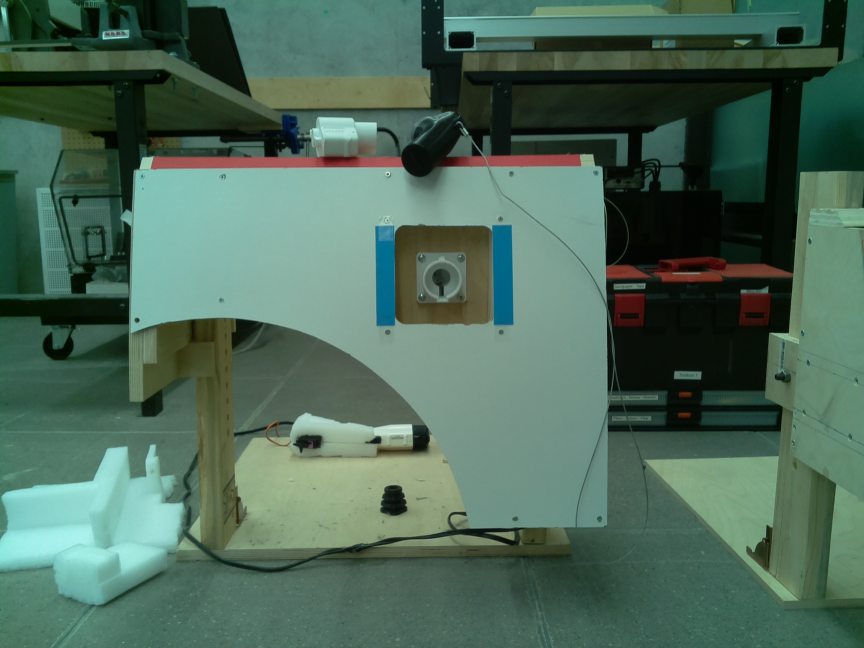
#> input picture vision/align_w_port/l2.jpg, 2592 x 1944 px (shown at 1/3 size)
$ python colour2.py
#> lines starting #> are read from the running program, lines starting #| are printed output that depends on the picture; after the words box and inside, x2 and y2 are one past the last pixel; in counts of white or black regions, pixels touching at a corner belong together
import math
import numpy as np
import cv2 as cv
from statistics import mean

image = cv.imread('l2.jpg')
#> image is the input picture: shape (1944, 2592, 3); mean B, G, R 88.9, 105.1, 75.9

blue = ([95,65,0], [165,180,40])

(lower, upper) = blue
lower = np.array(lower, dtype = "uint8")
upper = np.array(upper, dtype = "uint8")
mask = cv.inRange(image, lower, upper)
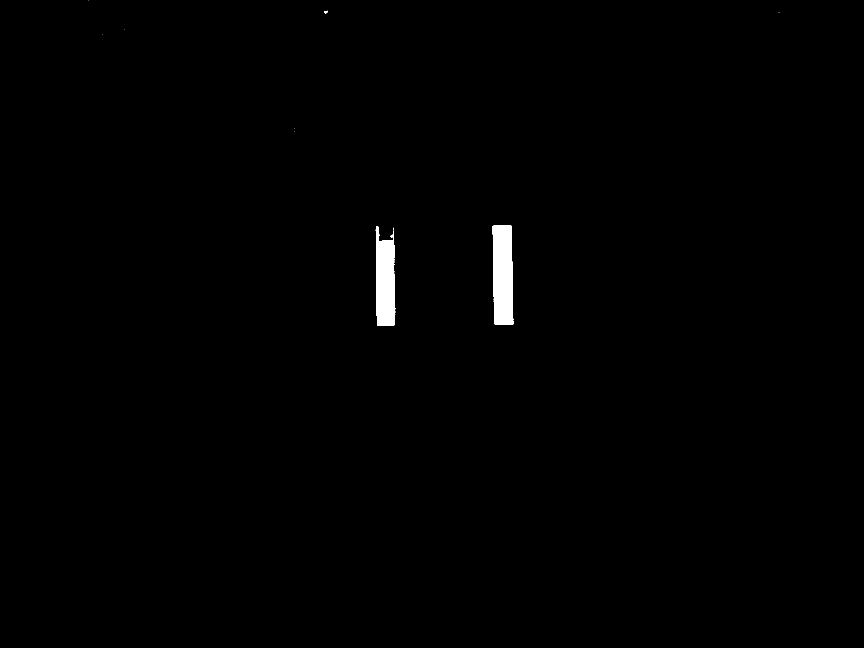
#> mask: shape (1944, 2592) (shown at 1/3 size); 0.62% white; 10 white regions (7 under 20 px), largest, box (x1, y1, x2, y2) and area: (1478, 676, 1540, 974) 16849, (1127, 680, 1186, 977) 14298, (973, 32, 983, 40) 55
output = cv.bitwise_and(image, image, mask = mask)

'''new = cv.resize(crop, (int(2592/3),int(1944/3)))
cv.imshow("Blue only", new)
cv.waitKey(0)'''

dst = cv.Canny(output, 100, 200)
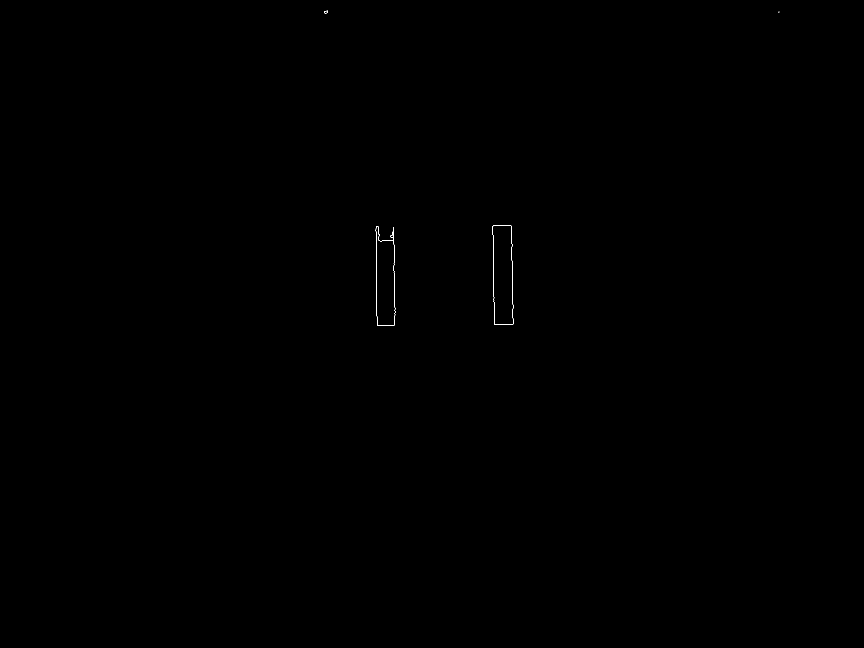
#> dst: shape (1944, 2592) (shown at 1/3 size); 0.03% white in thin lines or dots, all inside (x1, y1, x2, y2) = (972, 32, 2338, 978)

cdstP = cv.cvtColor(dst, cv.COLOR_GRAY2BGR)

lines = cv.HoughLines(dst, 1, np.pi / 180, 100, None, 0, 0)
#> lines = [[-1466, 3.12], [-1114, 3.12], [-1168, 3.12], [-1521, 3.12], [1129, 0]]

data = []

if lines is not None:
    for i in range(0, len(lines)):
        rho = lines[i][0][0]
        theta = lines[i][0][1]
        a = math.cos(theta)
        b = math.sin(theta)
        x0 = a * rho
        y0 = b * rho
        pt1 = (int(x0 + 1000*(-b)), int(y0 + 1000*(a)))
        pt2 = (int(x0 - 1000*(-b)), int(y0 - 1000*(a)))
        angle = abs(np.arctan2(pt1[1] - pt2[1], pt1[0] - pt2[0]) * 180. / np.pi)

        if ((angle > 80) and (angle < 100)):
            data.append(pt1)
            data.append(pt2)
            cv.line(cdstP, pt1, pt2, (0,0,255), 3, cv.LINE_AA)
#> this loop made 5 passes
#> (rho, theta, a, b, x0, y0, pt1, pt2) on passes 1 to 5: (-1466, 3.12, -1, 0.0175, 1465.8, -25.59, (1448, -1025), (1483, 974)), (-1114, 3.12, -1, 0.0175, 1113.8, -19.44, (1096, -1019), (1131, 980)), (-1168, 3.12, -1, 0.0175, 1167.8, -20.38, (1150, -1020), (1185, 979)), (-1521, 3.12, -1, 0.0175, 1520.8, -26.55, (1503, -1026), (1538, 973)), (1129, 0, 1, 0, 1129, 0, (1129, 1000), (1129, -1000))
#> after the loop, data = [(1448, -1025), (1483, 974), (1096, -1019), (1131, 980), (1150, -1020), (1185, 979), (1503, -1026), (1538, 973), (1129, 1000), (1129, -1000)]

data_final = []

for i in range(0,len(data),2):
    temp = (data[i][0] + data[i+1][0])/2
    data_final.append(temp)
#> this loop made 5 passes
#> (i, temp) on passes 3 to 5: (4, 1167.5), (6, 1520.5), (8, 1129)
#> temp on passes 1 to 2: 1465.5, 1113.5
#> after the loop, data_final = [1465.5, 1113.5, 1167.5, 1520.5, 1129]

data_final.sort()

def get_xvals(sorted_list):
    avg_vals = []
    acc = []
    for i in range (1,len(sorted_list)):
        test_a = sorted_list[i-1]
        test_b = sorted_list[i]

        test = test_a/test_b

        acc.append(test_a)
        if test < 0.98:
            temp = mean(acc)
            avg_vals.append(temp)
            acc = []
        if i == (len(sorted_list)-1):
            acc.append(test_b)
            temp = mean(acc)
            avg_vals.append(temp)
            acc = []
#> this loop made 4 passes
#> (test_a, test_b, test, temp) on passes 2 to 4: (1129, 1167.5, 0.967, 1121.2), (1167.5, 1465.5, 0.797, 1167.5), (1465.5, 1520.5, 0.964, 1520.5)
#> (test_a, test_b, test) on pass 1: (1113.5, 1129, 0.986)
#> after the loop, avg_vals = [1121.2, 1167.5, 1465.5, 1520.5]

    for i in avg_vals:
        x1 = avg_vals[0]
        x2 = avg_vals[3]
#> this loop made 4 passes
#> i on passes 1 to 4: 1121.2, 1167.5, 1465.5, 1520.5

    if len(avg_vals) != 4:
        return(-1)

    return([x1, x2])

positions = get_xvals(data_final)
#> positions = [1121.2, 1520.5]

def move(a,b):
    tolerance = 5
    left = a
    right = 2592 - b
    test = left - right
    if test > tolerance:
        return('move left')
    if test < -tolerance:
        return('move right')
    else:
        return('ok!')

print(positions)
#| [1121.25, 1520.5]
print(move(positions[0],positions[1]))
#| move left

new = cv.resize(cdstP, (int(2592/3),int(1944/3)))
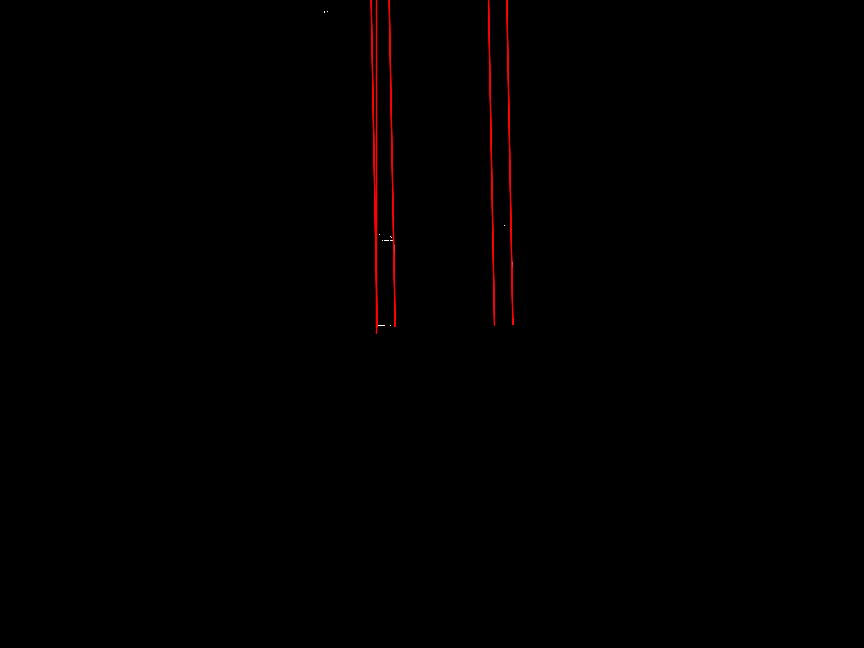
#> new: shape (648, 864, 3); mean B, G, R 0, 0, 1.2
cv.imshow("Detected Lines", new)
cv.waitKey(0)

#sm_image = cv.resize(image, (320,180))
#sm_output = cv.resize(output, (320,180))
#cv.imshow("images", np.hstack([sm_image, sm_output]))
#cv.waitKey(0)'''

$ run again, with vision/align_w_port/l1.jpg copied over vision/align_w_port/l2.jpg
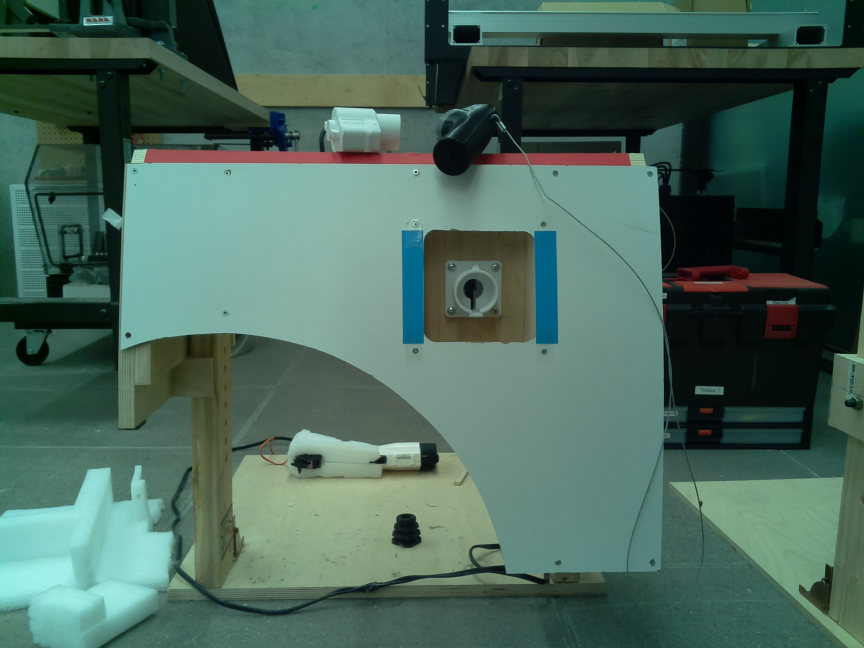
#> input picture vision/align_w_port/l1.jpg, 2592 x 1944 px (shown at 1/3 size)
#> image is the input picture: shape (1944, 2592, 3); mean B, G, R 92, 103.6, 73.7
#> `mask = cv.inRange(image, lower, upper)`:
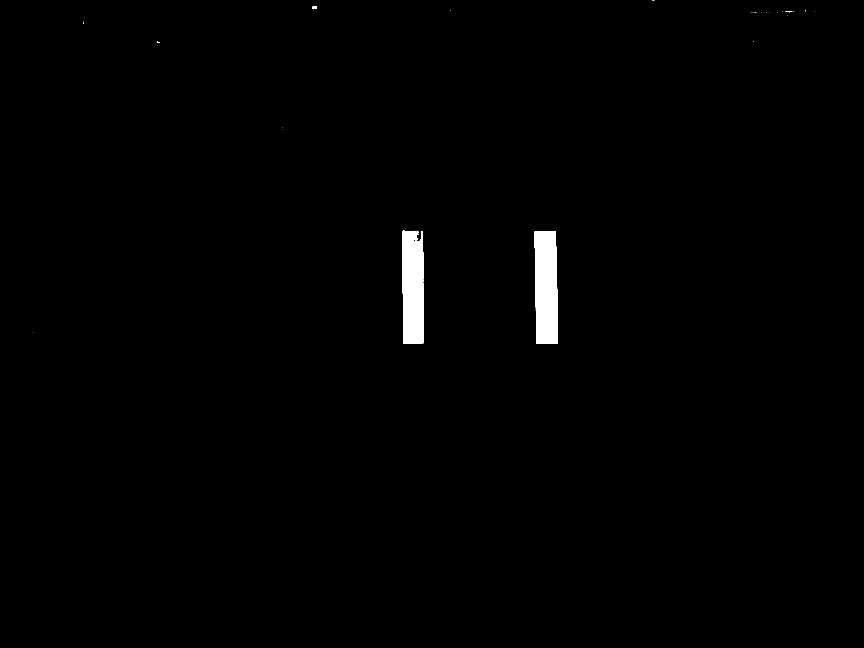
#> mask: shape (1944, 2592) (shown at 1/3 size); 0.84% white; 30 white regions (26 under 20 px), largest, box (x1, y1, x2, y2) and area: (1603, 693, 1674, 1031) 21817, (1207, 692, 1272, 1031) 20538, (937, 18, 951, 28) 111, (2356, 35, 2377, 37) 23
#> dst: shape (1944, 2592); 0.04% white in thin lines or dots, all inside (x1, y1, x2, y2) = (100, 0, 2445, 1032)
#> lines = [[-1591, 3.12], [-1656, 3.12], [1209, 0], [1269, 0], [-1193, 3.12], [-1254, 3.12], [1607, 0]]
#> the loop `for i in range(0, len(lines)):` made 7 passes
#> (rho, theta, a, b, x0, y0, pt1, pt2) on passes 1 to 6: (-1591, 3.12, -1, 0.0175, 1590.8, -27.77, (1573, -1027), (1608, 972)), (-1656, 3.12, -1, 0.0175, 1655.7, -28.9, (1638, -1028), (1673, 970)), (1209, 0, 1, 0, 1209, 0, (1209, 1000), (1209, -1000)), (1269, 0, 1, 0, 1269, 0, (1269, 1000), (1269, -1000)), (-1193, 3.12, -1, 0.0175, 1192.8, -20.82, (1175, -1020), (1210, 979)), (-1254, 3.12, -1, 0.0175, 1253.8, -21.89, (1236, -1021), (1271, 977))
#> after the loop `for i in range(0, len(lines)):`: data = [(1573, -1027), (1608, 972), (1638, -1028), (1673, 970), (1209, 1000), (1209, -1000), (1269, 1000), (1269, -1000), (1175, -1020), (1210, 979), (1236, -1021), (1271, 977), (1607, 1000), (1607, -1000)]
#> the loop `for i in range(0,len(data),2):` made 7 passes
#> (i, temp) on passes 3 to 7: (4, 1209), (6, 1269), (8, 1192.5), (10, 1253.5), (12, 1607)
#> after the loop `for i in range(0,len(data),2):`: data_final = [1590.5, 1655.5, 1209, 1269, 1192.5, 1253.5, 1607]
#> the loop in get_xvals, `for i in range (1,len(sorted_list)):` made 6 passes
#> (test_a, test_b, test, temp) on passes 2, 4, 6: (1209, 1253.5, 0.964, 1200.8), (1269, 1590.5, 0.798, 1261.2), (1607, 1655.5, 0.971, 1655.5)
#> after the loop in get_xvals, `for i in range (1,len(sorted_list)):`: avg_vals = [1200.8, 1261.2, 1598.8, 1655.5]
#> the loop in get_xvals, `for i in avg_vals:` made 4 passes
#> i on passes 1 to 4: 1200.8, 1261.2, 1598.8, 1655.5
#> positions = [1200.8, 1655.5]
#| [1200.75, 1655.5]
#| move left
#> `new = cv.resize(cdstP, (int(2592/3),int(1944/3)))`:
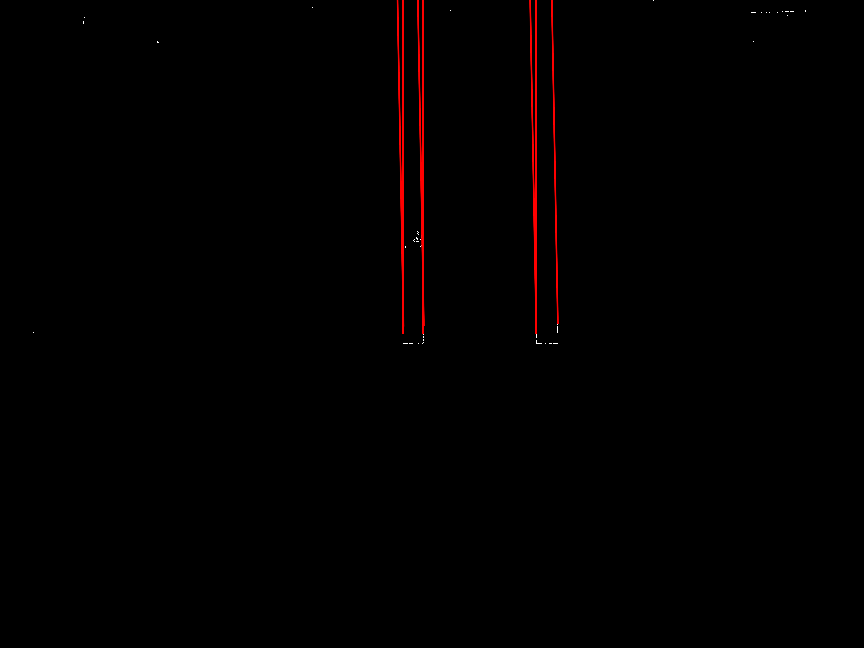
#> new: shape (648, 864, 3); mean B, G, R 0, 0, 1.8

$ run again, with vision/align_w_port/l4.jpg copied over vision/align_w_port/l2.jpg
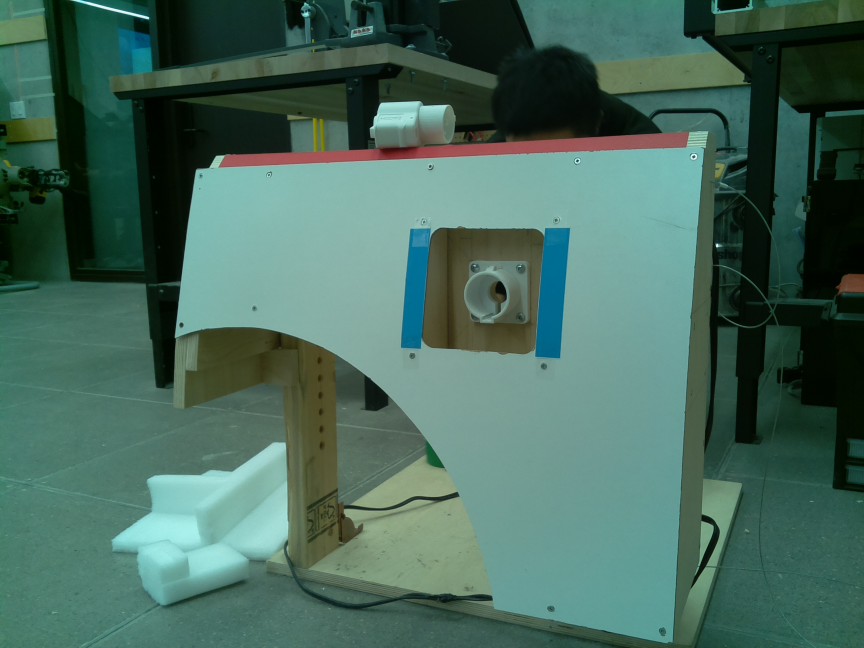
#> input picture vision/align_w_port/l4.jpg, 2592 x 1944 px (shown at 1/3 size)
#> image is the input picture: shape (1944, 2592, 3); mean B, G, R 93.1, 105.8, 71.1
#> mask: shape (1944, 2592); 1.2% white; 85 white regions (78 under 20 px), largest, box (x1, y1, x2, y2) and area: (1607, 684, 1709, 1075) 28490, (1204, 686, 1291, 1046) 19276, (353, 84, 457, 225) 11672
#> dst: shape (1944, 2592); 0.07% white in thin lines or dots
#> lines = [[1287, 0.0873], [1677, 0.0698], [1273, 0.0698], [1690, 0.0873], [1749, 0.0698], [1344, 0.0873], [-60, 1.82], [1330, 0.0698], [1763, 0.0873]]
#> the loop `for i in range(0, len(lines)):` made 9 passes
#> (rho, theta, a, b, x0, y0, pt1, pt2) on passes 1 to 6: (1287, 0.0873, 0.996, 0.0872, 1282.1, 112.2, (1194, 1108), (1369, -884)), (1677, 0.0698, 0.998, 0.0698, 1672.9, 117, (1603, 1114), (1742, -880)), (1273, 0.0698, 0.998, 0.0698, 1269.9, 88.8, (1200, 1086), (1339, -908)), (1690, 0.0873, 0.996, 0.0872, 1683.6, 147.3, (1596, 1143), (1770, -848)), (1749, 0.0698, 0.998, 0.0698, 1744.7, 122, (1674, 1119), (1814, -875)), (1344, 0.0873, 0.996, 0.0872, 1338.9, 117.1, (1251, 1113), (1426, -879))
#> after the loop `for i in range(0, len(lines)):`:
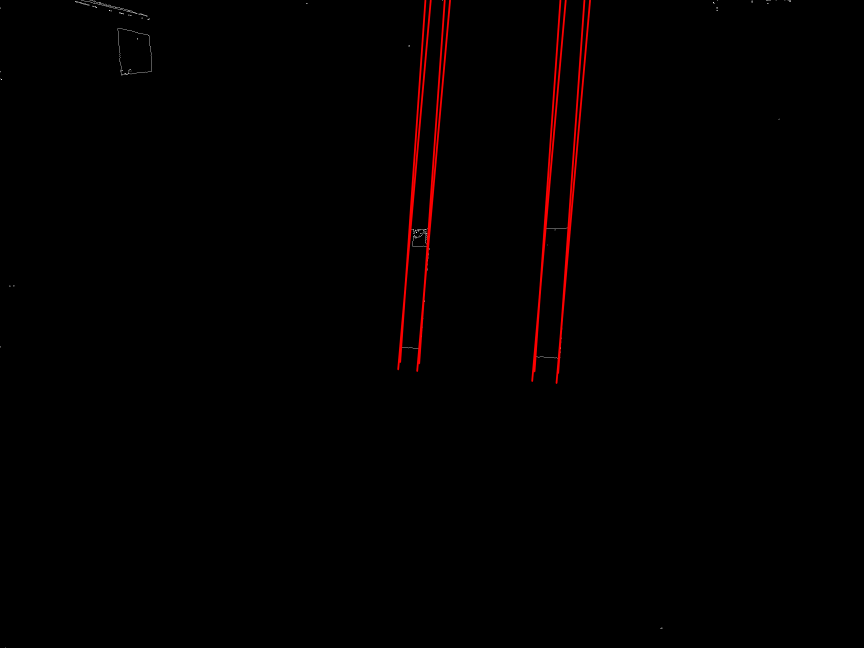
#> cdstP: shape (1944, 2592, 3) (shown at 1/3 size); mean B, G, R 0.1, 0.1, 2.2
#> after the loop `for i in range(0, len(lines)):`: data = [(1194, 1108), (1369, -884), (1603, 1114), (1742, -880), (1200, 1086), (1339, -908), (1596, 1143), (1770, -848), (1674, 1119), (1814, -875), (1251, 1113), (1426, -879), (1257, 1090), (1396, -904), (1669, 1149), (1843, -842)]
#> the loop `for i in range(0,len(data),2):` made 8 passes
#> (i, temp) on passes 3 to 8: (4, 1269.5), (6, 1683), (8, 1744), (10, 1338.5), (12, 1326.5), (14, 1756)
#> after the loop `for i in range(0,len(data),2):`: data_final = [1281.5, 1672.5, 1269.5, 1683, 1744, 1338.5, 1326.5, 1756]
#> the loop in get_xvals, `for i in range (1,len(sorted_list)):` made 7 passes
#> (test_a, test_b, test, temp) on passes 2, 4, 6, 7: (1281.5, 1326.5, 0.966, 1275.5), (1338.5, 1672.5, 0.8, 1332.5), (1683, 1744, 0.965, 1677.8), (1744, 1756, 0.993, 1750)
#> after the loop in get_xvals, `for i in range (1,len(sorted_list)):`: avg_vals = [1275.5, 1332.5, 1677.8, 1750]
#> the loop in get_xvals, `for i in avg_vals:` made 4 passes
#> i on passes 1 to 4: 1275.5, 1332.5, 1677.8, 1750
#> positions = [1275.5, 1750]
#| [1275.5, 1750.0]
#| move left
#> `new = cv.resize(cdstP, (int(2592/3),int(1944/3)))`:
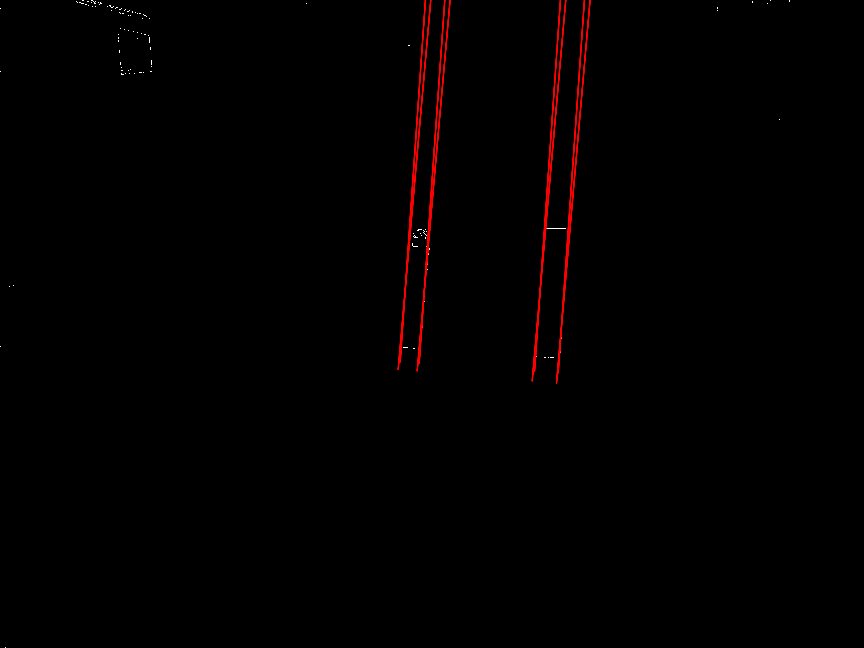
#> new: shape (648, 864, 3); mean B, G, R 0.1, 0.1, 2.2
